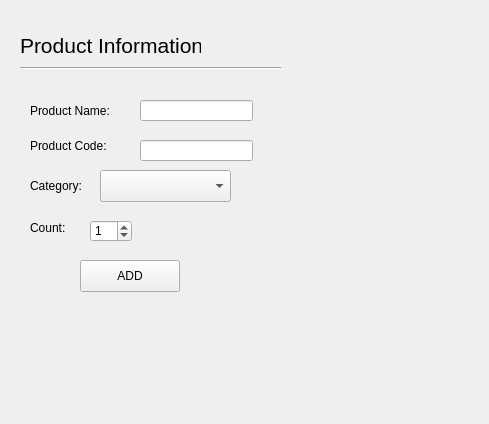
<?xml version="1.0" encoding="UTF-8"?>
<ui version="4.0">
 <class>Form</class>
 <widget class="QWidget" name="Form">
  <property name="geometry">
   <rect>
    <x>0</x>
    <y>0</y>
    <width>489</width>
    <height>424</height>
   </rect>
  </property>
  <property name="maximumSize">
   <size>
    <width>16777215</width>
    <height>16777215</height>
   </size>
  </property>
  <property name="windowTitle">
   <string>Form</string>
  </property>
  <widget class="QLabel" name="label">
   <property name="geometry">
    <rect>
     <x>20</x>
     <y>30</y>
     <width>181</width>
     <height>31</height>
    </rect>
   </property>
   <property name="font">
    <font>
     <pointsize>16</pointsize>
    </font>
   </property>
   <property name="text">
    <string>Product Informations:</string>
   </property>
  </widget>
  <widget class="Line" name="line">
   <property name="geometry">
    <rect>
     <x>20</x>
     <y>60</y>
     <width>261</width>
     <height>16</height>
    </rect>
   </property>
   <property name="orientation">
    <enum>Qt::Horizontal</enum>
   </property>
  </widget>
  <widget class="QLabel" name="label_product_name">
   <property name="geometry">
    <rect>
     <x>30</x>
     <y>100</y>
     <width>91</width>
     <height>21</height>
    </rect>
   </property>
   <property name="text">
    <string>Product Name:</string>
   </property>
  </widget>
  <widget class="QLineEdit" name="lineEdit_product_name">
   <property name="geometry">
    <rect>
     <x>140</x>
     <y>100</y>
     <width>113</width>
     <height>21</height>
    </rect>
   </property>
  </widget>
  <widget class="QLabel" name="label_product_code">
   <property name="geometry">
    <rect>
     <x>30</x>
     <y>136</y>
     <width>91</width>
     <height>20</height>
    </rect>
   </property>
   <property name="text">
    <string>Product Code:</string>
   </property>
  </widget>
  <widget class="QSpinBox" name="spinBox_count">
   <property name="geometry">
    <rect>
     <x>90</x>
     <y>220</y>
     <width>42</width>
     <height>22</height>
    </rect>
   </property>
   <property name="value">
    <number>1</number>
   </property>
  </widget>
  <widget class="QLineEdit" name="lineEdit_product_code">
   <property name="geometry">
    <rect>
     <x>140</x>
     <y>140</y>
     <width>113</width>
     <height>21</height>
    </rect>
   </property>
  </widget>
  <widget class="QLabel" name="label_count">
   <property name="geometry">
    <rect>
     <x>30</x>
     <y>220</y>
     <width>58</width>
     <height>16</height>
    </rect>
   </property>
   <property name="text">
    <string>Count:</string>
   </property>
  </widget>
  <widget class="QComboBox" name="comboBox_category">
   <property name="geometry">
    <rect>
     <x>100</x>
     <y>170</y>
     <width>131</width>
     <height>32</height>
    </rect>
   </property>
   <item>
    <property name="text">
     <string/>
    </property>
   </item>
   <item>
    <property name="text">
     <string>Clothing</string>
    </property>
   </item>
   <item>
    <property name="text">
     <string>Food</string>
    </property>
   </item>
   <item>
    <property name="text">
     <string>Electronics</string>
    </property>
   </item>
   <item>
    <property name="text">
     <string>Care</string>
    </property>
   </item>
   <item>
    <property name="text">
     <string>Health</string>
    </property>
   </item>
  </widget>
  <widget class="QLabel" name="label_category">
   <property name="geometry">
    <rect>
     <x>30</x>
     <y>176</y>
     <width>81</width>
     <height>20</height>
    </rect>
   </property>
   <property name="text">
    <string>Category:</string>
   </property>
  </widget>
  <widget class="QPushButton" name="pushButton_add">
   <property name="geometry">
    <rect>
     <x>80</x>
     <y>260</y>
     <width>100</width>
     <height>32</height>
    </rect>
   </property>
   <property name="text">
    <string>ADD</string>
   </property>
  </widget>
  <widget class="QLabel" name="label_message">
   <property name="geometry">
    <rect>
     <x>30</x>
     <y>300</y>
     <width>291</width>
     <height>31</height>
    </rect>
   </property>
   <property name="text">
    <string/>
   </property>
  </widget>
  <widget class="QLabel" name="label_invalid_code">
   <property name="geometry">
    <rect>
     <x>270</x>
     <y>140</y>
     <width>191</width>
     <height>16</height>
    </rect>
   </property>
   <property name="text">
    <string/>
   </property>
  </widget>
  <widget class="QLabel" name="label_invalid_category">
   <property name="geometry">
    <rect>
     <x>240</x>
     <y>180</y>
     <width>221</width>
     <height>16</height>
    </rect>
   </property>
   <property name="text">
    <string/>
   </property>
  </widget>
  <widget class="QLabel" name="label_invalid_name">
   <property name="geometry">
    <rect>
     <x>270</x>
     <y>100</y>
     <width>191</width>
     <height>16</height>
    </rect>
   </property>
   <property name="text">
    <string/>
   </property>
  </widget>
 </widget>
 <resources/>
 <connections/>
</ui>
